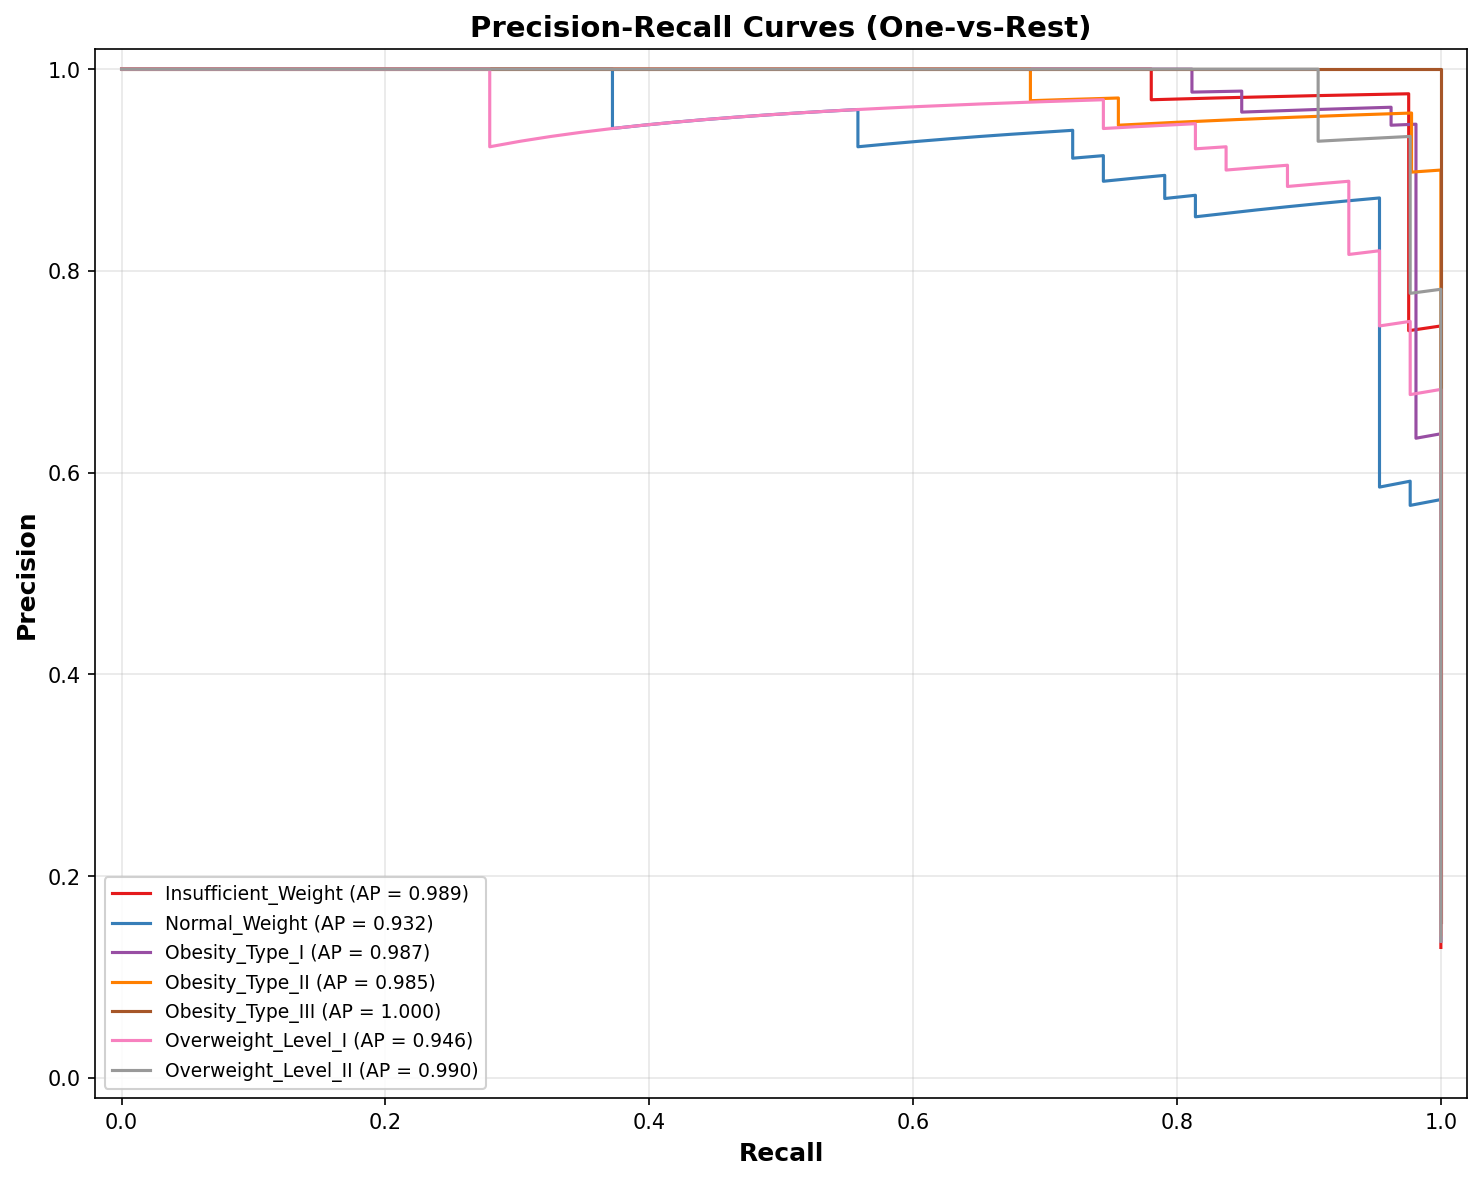

The script that saved this image:
"""
Precision-Recall analysis per class.

Computes and plots Precision-Recall curves for each class.
"""

import os
import numpy as np
import matplotlib
matplotlib.use("Agg")
import matplotlib.pyplot as plt
from sklearn.metrics import precision_recall_curve, average_precision_score


def compute_precision_recall_curves(y_true, y_pred_proba, class_names):
    """Compute per-class Precision-Recall curves."""
    n_classes = len(class_names)
    y_true_onehot = np.eye(n_classes)[y_true]
    results = {}

    for i, cls in enumerate(class_names):
        precision, recall, thresholds = precision_recall_curve(
            y_true_onehot[:, i], y_pred_proba[:, i]
        )
        avg_precision = average_precision_score(y_true_onehot[:, i], y_pred_proba[:, i])
        results[cls] = {
            "precision": precision.tolist(),
            "recall": recall.tolist(),
            "avg_precision": round(float(avg_precision), 6),
        }
    return results


def plot_precision_recall_curves(pr_data, class_names, output_path):
    """Plot Precision-Recall curves per class."""
    fig, ax = plt.subplots(figsize=(10, 8))
    colors = plt.cm.Set1(np.linspace(0, 1, len(class_names)))

    for i, cls in enumerate(class_names):
        precision = pr_data[cls]["precision"]
        recall = pr_data[cls]["recall"]
        ap = pr_data[cls]["avg_precision"]
        ax.plot(recall, precision, color=colors[i], lw=1.5,
                label=f"{cls} (AP = {ap:.3f})")

    ax.set_xlabel("Recall", fontsize=12, fontweight="bold")
    ax.set_ylabel("Precision", fontsize=12, fontweight="bold")
    ax.set_title("Precision-Recall Curves (One-vs-Rest)", fontsize=14, fontweight="bold")
    ax.legend(loc="lower left", fontsize=9, framealpha=0.9)
    ax.grid(True, alpha=0.3)
    ax.set_xlim([-0.02, 1.02])
    ax.set_ylim([-0.02, 1.02])
    plt.tight_layout()
    plt.savefig(output_path, dpi=150, bbox_inches="tight")
    plt.close()
    return output_path


def run_precision_recall_analysis(y_true, y_pred_proba, class_names, output_dir):
    """
    Full Precision-Recall analysis.

    Returns:
        dict with per_class results and path.
    """
    os.makedirs(output_dir, exist_ok=True)
    pr_data = compute_precision_recall_curves(y_true, y_pred_proba, class_names)

    output_path = os.path.join(output_dir, "precision_recall.png")
    plot_precision_recall_curves(pr_data, class_names, output_path)

    return {
        "per_class": pr_data,
        "macro_avg_precision": round(float(np.mean([pr_data[c]["avg_precision"] for c in class_names])), 6),
        "path": output_path,
    }
